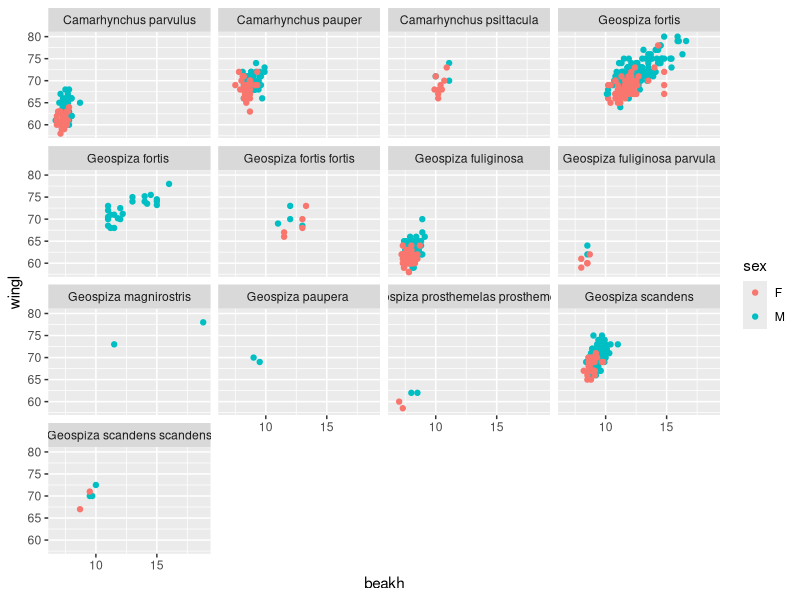
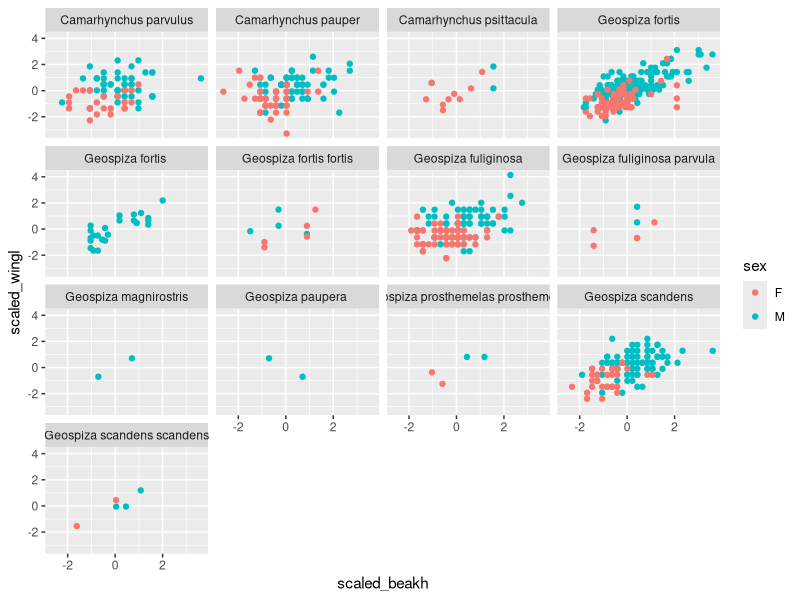

The R source for these figures, in order: (Note: this script raises an error after producing the figures.)
## ---- chunk 1
library(plyr)
## ---- chunk 2
morph <- read.csv("Morph_for_Sato.csv")
names(morph) <- tolower(names(morph)) # make columns names lowercase
morph <- subset(morph, islandid == "Flor_Chrl") # take only one island
morph <- morph[,c("taxonorig", "sex", "wingl", "beakh", "ubeakl")] # only keep these columns
morph <- rename(morph, c("taxonorig" = "taxon")) # rename() is part of plyr
morph_orig <- morph # keep a copy with NAs for some more advanced exercises
morph <- data.frame(na.omit(morph)) # remove all rows with any NAs to make this simple
morph$taxon <- factor(morph$taxon) # remove extra remaining factor levels
morph$sex <- factor(morph$sex) # remove extra remaining factor levels
row.names(morph) <- NULL # tidy up the row names
## ---- chunk 3
ddply(morph, "taxon", summarize, mean_wingl = mean(wingl))
## ---- chunk 4
ddply(morph, c("taxon", "sex"), summarize, mean_wingl = mean(wingl), sd_wingl = sd(wingl))
## ---- chunk 5
ddply(morph, "taxon", summarize, r = cor(wingl, beakh))
## ---- chunk 6
library(ggplot2)
ggplot(morph, aes(beakh, wingl)) +
  geom_point(aes(colour = sex)) + facet_wrap(~taxon)
## ---- chunk 7
morph_scaled <- ddply(morph, "taxon", transform,
  scaled_beakh = scale(beakh),
  scaled_wingl = scale(wingl))
head(morph_scaled)
## ---- chunk 8
library(ggplot2)
ggplot(morph_scaled, aes(scaled_beakh, scaled_wingl)) +
  geom_point(aes(colour = sex)) + facet_wrap(~taxon)
## ---- chunk 9
# the original code:
ddply(morph_orig, "taxon", summarize, mean_wingl = mean(wingl))
ddply(morph_orig, "taxon", summarize, mean_wingl = mean(wingl, na.rm = TRUE))
## ---- chunk 10
my_sum <- function(x, y) {
  output <- x + y
  output
}
my_sum(2, 3)
## ---- chunk 11
morph_lm <- dlply(morph, "taxon", function(x) {
  lm(beakh ~ wingl, data = x)
  })
## ---- chunk 12
morph_lm[[1]]
morph_lm[[2]]
## ---- chunk 13
ldply(morph_lm, function(x) {
  slope <- summary(x)$coef[1, 2]
  se <- summary(x)$coef[2, 2]
  data.frame(slope, se)
  })
## ---- chunk 14
get_lm_stats <- function(x) {
  slope <- summary(x)$coef[1, 2]
  se <- summary(x)$coef[2, 2]
  data.frame(slope, se)
}
ldply(morph_lm, get_lm_stats)
## ---- chunk 15
ddply(morph, "taxon", function(x) {
  m <- lm(beakh ~ wingl, data = x)
  slope <- summary(m)$coef[1, 2]
  se <- summary(m)$coef[2, 2]
  data.frame(slope, se)
  })
## ---- chunk 16
morph_ci <- ddply(morph, "taxon", function(x) {
  m <- lm(beakh ~ wingl, data = x)
  ci <- confint(m)[2, 3]
  ci
  })
## ---- chunk 17
llply(1:4, function(x) rnorm(10, 0, sd = x))
## ---- chunk 18
out <- raply(20, function(x) {
  temp <- rnorm(10, 0, 1)
  mean(temp)
  })
hist(out)
## ---- chunk 19
library(doParallel)
registerDoParallel(cores = 4)
system.time(out <- laply(1:400, function(x) {
  temp <- rnorm(1e5, 0, 1)
  mean(temp)
  }))
system.time(out <- laply(1:400, function(x) {
  temp <- rnorm(1e5, 0, 1)
  mean(temp)
  }, .parallel = TRUE))
## ---- chunk 20
my_input <- data.frame(m = 1:5, sd = 1:5)
mdply(my_input, as.data.frame(rnorm), n = 2)
## ---- chunk 21
my_input <- expand.grid(data.frame(m = 1:5, sd = 1:5))
out <- mdply(my_input, as.data.frame(rnorm), n = 3)
head(out)
